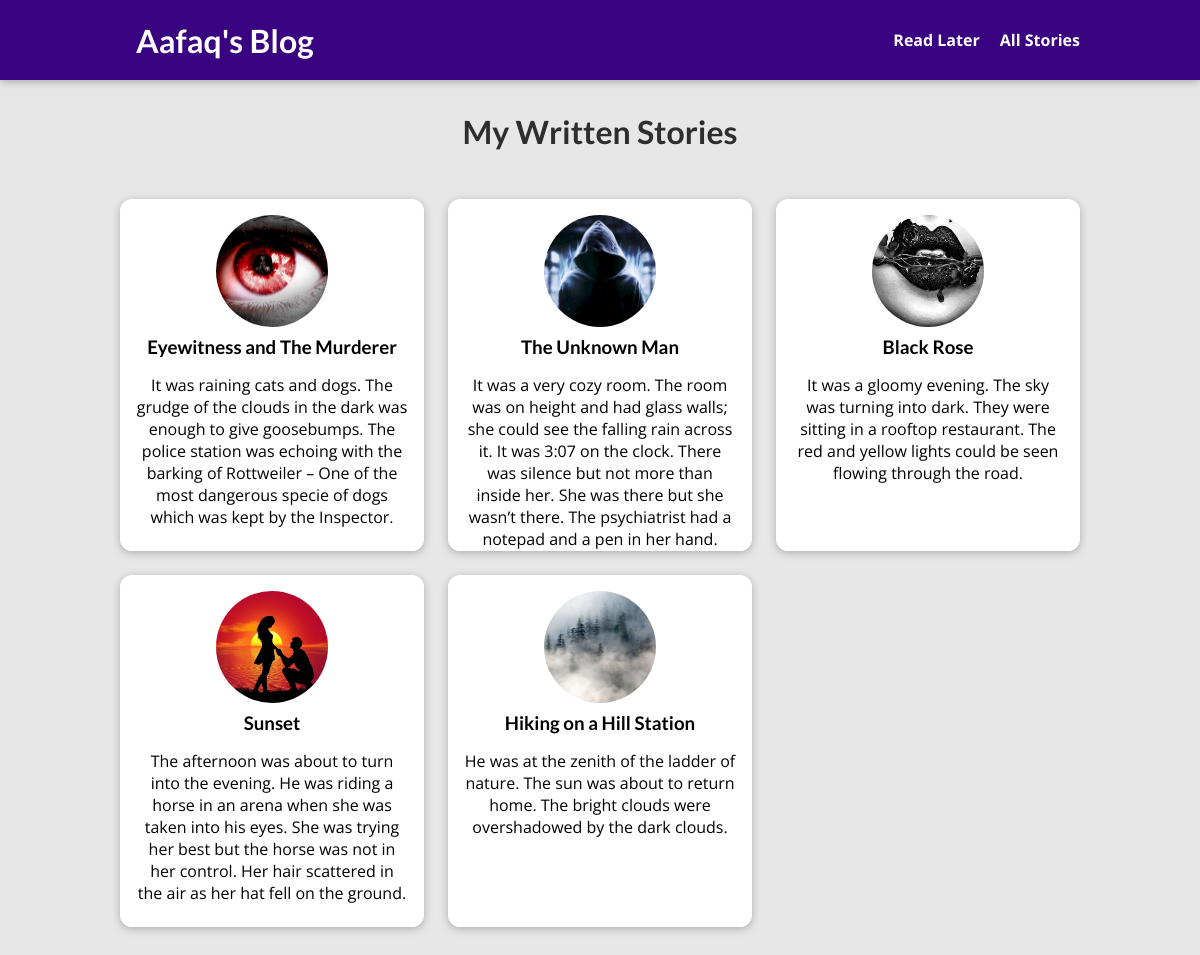
The page /posts on the database its author committed.
### blog/models.py (models this page shows, shortened)
class Post(models.Model):
    title = models.CharField(max_length=100)
    excerpt = models.CharField(max_length=300)
    date = models.DateField(auto_now=True)
    image = models.ImageField(upload_to="images", null=True)
    content = models.TextField(validators=[MinLengthValidator(10)])
    slug = models.SlugField(unique=True, db_index=True)
    author = models.ForeignKey(Author, null=True, on_delete=models.SET_NULL, related_name="posts")
    tag = models.ManyToManyField(Tag, related_name="posts")

### blog/views.py (the view)
# urls.py: path("posts", views.AllPostsView.as_view(), name="posts-page"),
class AllPostsView(ListView):
    template_name = "blog/all-posts.html"
    model = Post
    ordering = ["-date"]
    context_object_name = "all_posts"

### blog/templates/blog/all-posts.html (shortened to what this page needs)
{% extends "base.html" %}
{% load static %}
{% block css_files %}
    <link rel="stylesheet" href="{% static "blog/post.css" %}">
    <link rel="stylesheet" href="{% static "blog/all-posts.css" %}">
{% endblock %}
{% block content %}
<section id="all-posts">
    <h2>My Written Stories</h2>
    <ul>
        {% for post in all_posts %}
            {% include "blog/includes/post.html" %}
        {% endfor %}
    </ul>
</section>
{% endblock %}

### templates/base.html (shortened to what this page needs)
 {% load static %}
<!DOCTYPE html>
<html lang="en">
<head>
    <link rel="stylesheet" href="{% static "app.css" %}">
    {% block css_files %}{% endblock %}
</head>
<body>
    <header id="main-navigation">
        <h1><a href="{% url "starting-page" %}">Aafaq's Blog</a></h1>
        <nav>
            <a href="{% url "read-later-page" %}">Read Later</a>
            <a href="{% url "posts-page" %}">All Stories</a>
        </nav>
    </header>
    {% block content %}{% endblock %}
</body>
</html>

### blog/templates/blog/includes/post.html (shortened to what this page needs)
{% load static %}
<li>
    <article class="post">
        <a href="{% url "post-detail-page" post.slug %}">
            <img src="{{ post.image.url }}" alt="{{ post.title }}">
            <div class="post__content">
                <h3>{{ post.title }}</h3>
                <p>{{post.excerpt}}</p>
            </div>
        </a>
    </article>
</li>

### static/app.css (style rules this page uses)
* { box-sizing: border-box; }
html { font-family: 'Open Sans', 'Lato', sans-serif; }
body { margin: 0; }
h1, h2, h3 { font-family: 'Lato', sans-serif; font-weight: bold; }
#main-navigation { width: 100%; height: 5rem; display: flex; justify-content: space-between; align-items: center; padding: 0 10%; position: absolute; top: 0; left: 0; }
#main-navigation a { text-decoration: none; color: white; font-weight: bold; margin-left: 1rem; }

### blog/static/blog/post.css (style rules this page uses)
.post { display: flex; flex-direction: column; align-items: center; text-align: center; }
.post a { text-decoration: none; color: black; transition: all 0.2s ease; padding: 1rem; }
.post img { width: 5rem; height: 5rem; object-fit: cover; border-radius: 50%; }
.post h3 { margin: 0.25rem 0; }

### blog/static/blog/all-posts.css (style rules this page uses)
body { background-color: #e7e7e7; }
#main-navigation { background-color: #390281; box-shadow: 0 2px 8px rgba(0, 0, 0, 0.25); }
#all-posts { margin: 7rem auto; width: 90%; max-width: 60rem; }
#all-posts h2 { text-align: center; font-size: 2rem; color: #2e2e2e; margin: 3rem 0; }
ul { list-style: none; margin: 0; padding: 0; display: grid; grid-template-columns: repeat(auto-fill, minmax(17rem, 1fr)); gap: 1.5rem; }
.post img { width: 7rem; height: 7rem; }
.post a { height: 22rem; transform-origin: center; box-shadow: 0 2px 8px rgba(0, 0, 0, 0.25); border-radius: 12px; background-color: white; }

### rows shown on the page
Post: image (picture), title "Eyewitness and The Murderer", excerpt "It was raining cats and dogs. The grudge of the clouds in the dark was enough to give goosebumps. The police station was echoing with the barking of Rottweiler – One of the most dangerous specie of dogs which was kept by the Inspector."
Post: image (picture), title "The Unknown Man", excerpt "It was a very cozy room. The room was on height and had glass walls; she could see the falling rain across it. It was 3:07 on the clock. There was silence but not more than inside her. She was there but she wasn’t there. The psychiatrist had a notepad and a pen in her hand."
Post: image (picture), title "Black Rose", excerpt "It was a gloomy evening. The sky was turning into dark. They were sitting in a rooftop restaurant. The red and yellow lights could be seen flowing through the road."
Post: image (picture), title "Sunset", excerpt "The afternoon was about to turn into the evening. He was riding a horse in an arena when she was taken into his eyes. She was trying her best but the horse was not in her control. Her hair scattered in the air as her hat fell on the ground."
Post: image (picture), title "Hiking on a Hill Station", excerpt "He was at the zenith of the ladder of nature. The sun was about to return home. The bright clouds were overshadowed by the dark clouds."
